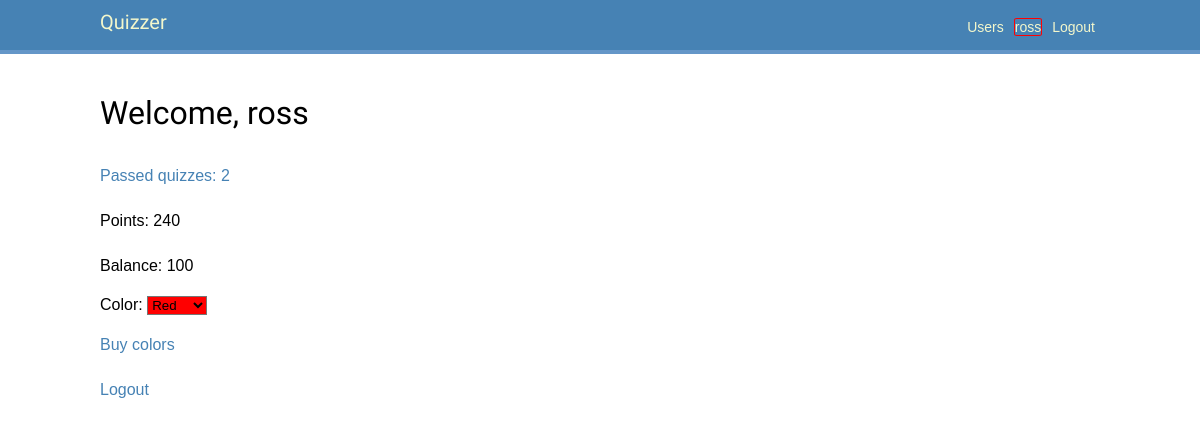
Page /users/profile/5 (signed in) on the committed database.
### users/models.py (models this page shows, shortened)
class User(AbstractUser):
    balance = models.IntegerField(default=0)
    color = models.ForeignKey(to=Color, on_delete=models.CASCADE,
        related_name='users')  # default= ?
    colors = models.ManyToManyField(Color)  # Need to add default (fabrik?)
    answers = models.ManyToManyField(Answer, blank=True)
    @property
    def total_points(self) -> int:  # total_score? rating?
        return self.answers.filter(
            correctanswer__answer_id=models.F('id')  # the answer is correct
        ).aggregate(
            models.Sum('question__points')
        )['question__points__sum'] or 0  # get('question__points__sum', 0)
    def passed_quizzes(self) -> set[Quiz]:
        return {answer.question.quiz for answer in self.answers.all()}
    @property
    def passed_quizzes_count(self) -> int:
        return len(self.passed_quizzes())

class Color(models.Model):
    name = models.CharField(verbose_name='Color name', default='', unique=True,
                            max_length=32)
    value = models.CharField(default='rgba(255,255,255,1)', max_length=64)  # unique=?
    price = models.IntegerField(default=0)

### quizzes/models.py (models this page shows, shortened)
class Answer(models.Model):
    text = models.CharField(max_length=512)
    question = models.ForeignKey(to=Question, on_delete=models.CASCADE,
                                 related_name='answers')

class Question(models.Model):
    text = models.CharField(max_length=512)
    quiz = models.ForeignKey(to=Quiz, on_delete=models.CASCADE,
                             related_name='questions')
    points = models.IntegerField(default=0)  # Amount of points for correct answer

class Quiz(models.Model):
    title = models.CharField(max_length=128)
    description = models.CharField(max_length=512)

### users/views.py (the view, shortened to what this page needs)
# urls.py: path('profile/<int:pk>', ProfileView.as_view(), name='profile'),
class ProfileView(LoginRequiredMixin, DetailView):
    login_url = 'users:login'
    model = USER
    template_name = 'users/profile.html'

### users/templates/users/profile.html (shortened to what this page needs)
{% extends "base.html" %}
{% block content %}
    <h1>Welcome, {{ request.user.username }}</h1>
    <p>
        <a href="{% url 'quizzes:user_result' %}">
            Passed quizzes: {{ request.user.passed_quizzes_count }}
        </a>
    </p>
    <p>Points: {{ request.user.total_points }}</p>
    <p>Balance: {{ request.user.balance }}</p>
        <p>
            {% if object.colors.all %}
                <form action="{% url 'users:profile' request.user.id %}" method="post">
                    Color:
                    <select type="submit" onchange="this.form.submit()" name="choice"
                        style="background-color: {{ request.user.color.value }};"
                    >
                        {% for color in object.colors.all %}
                            <option
                                value="{{ color.pk }}"
                                style="background-color: {{ color.value }};"
                                {% if object.color.pk == color.pk %}selected{% endif %}>
                                {{ color.name }}
                            </option>
                        {% endfor %}
                    </select>
                </form>
            {% else %}
                Color:
                <select>
                    <option value="0">no colors</option>
                </select>
            {% endif %}
        </p>
    <p><a href="{% url 'users:colors' %}">Buy colors</a></p>
    <p><a href="{% url 'users:logout' %}">Logout</a></p>
{% endblock %}

### users/templates/base.html (shortened to what this page needs)
{% load static %}
<!DOCTYPE html>
<html>
<head>
    <link href="{% static 'css/base.css' %}" rel="stylesheet">
</head>
<body>
    <div id="header">
        <span class="logo"><a href="{% url 'quizzes:quiz_list' %}">Quizzer</a></span>
        {% if request.user.is_authenticated %}
            <span class="user"><a href="{% url 'users:logout' %}"> Logout </a></span>
            <span class="user"><a
                href="{% url 'users:profile' request.user.id %}"
                style="
                    border-style: solid;
                    border-width: 1px;
                    border-radius: 10%;
                    border-color:{{ request.user.color.value }};"
            >
                {{ request.user.username }}
            </a></span>
        {% else %}
            <span class="user"><a href="{% url 'users:login' %}"> Login </a></span>
            <span class="user"><a href="{% url 'users:register' %}"> Register </a></span>
        {% endif %}
        <span class="user"><a href="{% url 'users:user_list' %}"> Users </a></span>
    </div>
    <div id="content">
        {% block content %}
        {% endblock %}
    </div>
</body>
</html>

### users/static/css/base.css (style rules this page uses)
body { margin:0; padding:0; font-family:helvetica, sans-serif; }
p { line-height: 1.8; }
a { color: steelblue; text-decoration:none; }
h1, h2, h3, h4, h5 , h6 { font-family: 'Muli', sans-serif; font-weight:normal; }
h1 { padding:0 0 10px 0; margin:10px 0 20px 0; }
#header { padding:10px 100px; font-size:14px; background: steelblue; color:#fff; border-bottom:4px solid rgb(100, 150, 200); overflow:auto; }
#header .logo { font-family: 'Muli', sans-serif; float:left; color:#f3f7cc; font-size:20px; margin-right:10%; }
#header a { color:#f3f7cc; }
#header .user { float:right; padding-top:4px; margin: 5px; }
#content { padding:30px 100px; }
form { overflow:auto; }

### rows in the picture
User: user.username "ross", user.passed_quizzes_count "2", user.total_points "240", user.balance "100", choice "Red"
